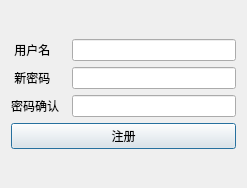
<?xml version="1.0" encoding="UTF-8"?>
<ui version="4.0">
 <class>UserCreate</class>
 <widget class="QDialog" name="UserCreate">
  <property name="geometry">
   <rect>
    <x>0</x>
    <y>0</y>
    <width>247</width>
    <height>188</height>
   </rect>
  </property>
  <property name="windowTitle">
   <string>Dialog</string>
  </property>
  <layout class="QVBoxLayout" name="verticalLayout">
   <item>
    <layout class="QVBoxLayout" name="verticalLayout_2">
     <item>
      <layout class="QHBoxLayout" name="horizontalLayout_2">
       <item>
        <widget class="QLabel" name="label_2">
         <property name="minimumSize">
          <size>
           <width>55</width>
           <height>0</height>
          </size>
         </property>
         <property name="text">
          <string> 用户名</string>
         </property>
        </widget>
       </item>
       <item>
        <widget class="QLineEdit" name="userName"/>
       </item>
      </layout>
     </item>
     <item>
      <layout class="QHBoxLayout" name="horizontalLayout">
       <item>
        <widget class="QLabel" name="label">
         <property name="minimumSize">
          <size>
           <width>55</width>
           <height>0</height>
          </size>
         </property>
         <property name="text">
          <string> 新密码</string>
         </property>
        </widget>
       </item>
       <item>
        <widget class="QLineEdit" name="pwd1"/>
       </item>
      </layout>
     </item>
     <item>
      <layout class="QHBoxLayout" name="horizontalLayout_3">
       <item>
        <widget class="QLabel" name="label_3">
         <property name="minimumSize">
          <size>
           <width>55</width>
           <height>0</height>
          </size>
         </property>
         <property name="text">
          <string>密码确认</string>
         </property>
        </widget>
       </item>
       <item>
        <widget class="QLineEdit" name="pwd2"/>
       </item>
      </layout>
     </item>
     <item>
      <widget class="QPushButton" name="pushButton">
       <property name="text">
        <string>注册</string>
       </property>
      </widget>
     </item>
    </layout>
   </item>
  </layout>
 </widget>
 <resources/>
 <connections/>
</ui>
